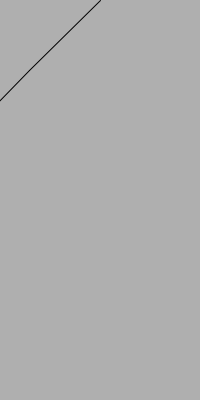
Frame 1 (no input)
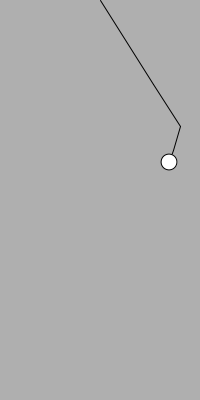
Frame 60 (the mouse pressed at the canvas centre just before this capture)
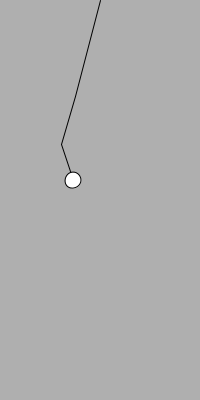
Frame 120 (the mouse held since frame 60 and released just before this capture)

The Processing sketch that drew these frames (run headless with seeded random() and noise(); from frame 60 on, the mouse is pressed at the canvas centre):

// Processing sketch: e12
// ── e12.pde
float G = 2e-1;

Pendulum p1, p2, p3, p4;

void setup() {
  size(200,400);
  
  p1 = new Pendulum(100);
  
  p2 = new Pendulum(50);
  p2.attachTo(p1);
  
  p3 = new Pendulum(25);
  p3.attachTo(p2);
  
  p4 = new Pendulum(12.5);
  p4.attachTo(p3);
}

void draw() {
  background(175);
  
  p1.update();
  p2.update();
  p3.update();
  p4.update();
  
  p1.display(false);
  p2.display(false);
  p3.display(false);
  p4.display(true);
}

class Pendulum {
  
  PVector location;
  
  float armLength;
  
  float aVelocity;
  float angle; // clockwise relative to arm
  
  Pendulum attachedTo;
  
  Pendulum(float armLength_) {
    location = new PVector(width/2,0);
    
    armLength = armLength_;
    
    aVelocity = 0;
    angle = PI/4;
  }
  
  void attachTo(Pendulum other) {
    // put this pendulum at the endpoint of 'other'
    attachedTo = other;
  }
  
  void update() {
    _updateLocation();
    _updateAngle();
  }
  
  void _updateLocation() {
    if (attachedTo != null) {
      location = attachedTo.getEndpointLocation();
    }
  }
  
  void _updateAngle() {
    float aAcceleration = (-1 * G * sin(angle)) / armLength;
    aVelocity += aAcceleration;
    aVelocity *= 0.995; // damping
    angle += aVelocity;
  }
  
  void display(boolean showBob) {
    _displayArm();
    if (showBob)
      _displayBob();
  }
  
  void _displayArm() {
    pushMatrix();
    translate(location.x,location.y);
    rotate(angle);
    line(0,0,0,armLength);
    popMatrix();
  }
  
  void _displayBob() {
    pushMatrix();
    translate(location.x,location.y);
    rotate(angle);
    translate(0,armLength);
    ellipse(0,0,16,16);
    popMatrix();
  }
  
  PVector getEndpointLocation() {
    PVector arm = PVector.fromAngle(angle);
    arm.rotate(HALF_PI);
    arm.mult(armLength);
    
    return PVector.add(location,arm);
  }
}
